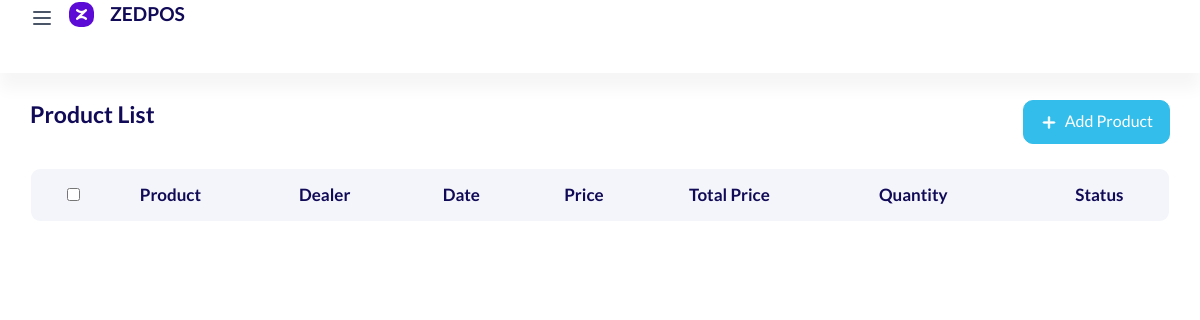
Before: /warehouse/list/ with the older database file.
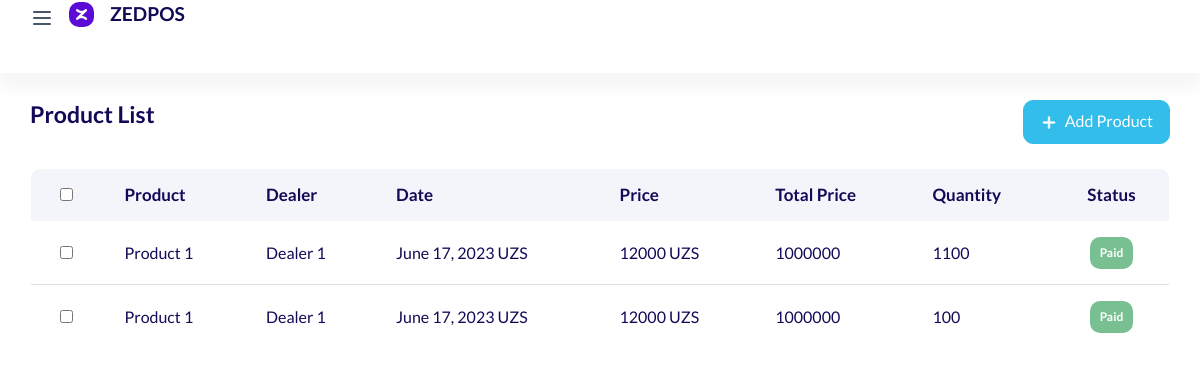
After: the same page with the newer database file.
### warehouse/models.py (models this page shows, shortened)
class Warehouse(models.Model):
    STATUS = (
        ('Paid', "Paid"),
        ('Unpaid', 'Unpaid'),
    )
    product = models.ForeignKey(Product, on_delete=models.CASCADE, null=True, blank=True)
    dealer_id = models.ForeignKey(Dealer, on_delete=models.CASCADE)
    date = models.DateField()
    quantity = models.IntegerField(null=True)
    total_price = models.IntegerField()
    price = models.IntegerField()
    status = models.CharField(max_length=50, choices=STATUS)

### product/models.py (models this page shows, shortened)
class Product(models.Model):
    code = models.IntegerField(null=True)
    name = models.CharField(max_length=50)
    arrival_price = models.IntegerField()
    price = models.IntegerField()
    measure = models.ForeignKey(Measure, on_delete=models.SET_NULL, null=True)
    quantity = models.FloatField(null=True)
    is_active = models.BooleanField(default=True)
    count = models.IntegerField(null=True, blank=True, default=0)

### dealer/models.py (models this page shows, shortened)
class Dealer(models.Model):
    name = models.CharField(max_length=50)
    phone_num = models.CharField(max_length=50, null=True)

### warehouse/views.py (the view)
# urls.py: path('list/', warehouse),
def warehouse(request):
    data = {
        "items": Warehouse.objects.all()
    }
    return render(request, "products/warehouse.html", data)

### templates/products/warehouse.html (shortened to what this page needs)
<!doctype html>
{% load static %}
<html lang="en">
  <head>
      <link rel="stylesheet" href="{% static 'assets/css/css.css' %}">
      <link rel="stylesheet" href="{% static 'assets/css/backend-plugin.min.css' %}">
      <link rel="stylesheet" href="{% static 'assets/css/backend.css' %}">
      <link rel="stylesheet" href="{% static 'assets/vendor/@fortawesome/fontawesome-free/css/all.min.css' %}">
      <link rel="stylesheet" href="{% static 'assets/vendor/line-awesome/dist/line-awesome/css/line-awesome.min.css' %}">
      <link rel="stylesheet" href="{% static 'assets/vendor/remixicon/fonts/remixicon.css' %}">  </head>
  <body class="  ">
    <div class="wrapper">
                <div class="iq-top-navbar">
          <div class="iq-navbar-custom">
              <nav class="navbar navbar-expand-lg navbar-light p-0">
                  <div class="iq-navbar-logo d-flex align-items-center justify-content-between">
                      <i class=" wrapper-menu"><?xml version="1.0" ?><svg fill="none" height="24" viewBox="0 0 24 24" width="24" xmlns="http://www.w3.org/2000/svg"><path d="M4 6H20M4 12H20M4 18H20" stroke="#4A5568" stroke-linecap="round" stroke-linejoin="round" stroke-width="2"/></svg></i>
                      <a href="../index.html" class="header-logo">
                          <img src="{% static 'zed.png' %}" class="img-fluid rounded-normal" alt="logo">
                          <h5 class="logo-title ml-3">ZEDPOS</h5>
                      </a>
                  </div>
              </nav>
          </div>
      </div>
      <div class="content-page">
     <div class="container-fluid">
        <div class="row">
            <div class="col-lg-12">
                <div class="d-flex flex-wrap flex-wrap align-items-center justify-content-between mb-4">
                    <div>
                        <h4 class="mb-3">Product List</h4>
                    </div>
                    <a href="/warehouse/add/" class="btn btn-primary add-list">Add Product</a>
                </div>
            </div>
            <div class="col-lg-12">
                <div class="table-responsive rounded mb-3">
                <table class="data-table table mb-0 tbl-server-info">
                    <thead class="bg-white text-uppercase">
                        <tr class="ligth ligth-data">
                            <th>
                                <div class="checkbox d-inline-block">
                                    <input type="checkbox" class="checkbox-input" id="checkbox1">
                                </div>
                            </th>
                            <th>Product</th>
                            <th>Dealer</th>
                            <th>Date</th>
                            <th>Price</th>
                            <th>Total Price</th>
                            <th>Quantity</th>
                            <th>Status</th>
                        </tr>
                    </thead>
                    <tbody class="ligth-body">
                    {% for p in items %}
                        <tr>
                            <td>
                                <div class="checkbox d-inline-block">
                                    <input type="checkbox" class="checkbox-input" id="checkbox2">
                                </div>
                            </td>
                            <td>
                                <div class="d-flex align-items-center">
                                    <div>
                                        {{ p.product.name }}
                                    </div>
                                </div>
                            </td>
                            <td>{{ p.dealer_id.name }}</td>
                            <td>{{ p.date }} UZS</td>
                            <td>{{ p.price }} UZS</td>
                            <td>{{ p.total_price }}</td>
                            <td>{{ p.quantity }}</td>
                            {% if p.status == "Paid" %}
                            <td><div class="badge badge-success">Paid</div></td>
                            {% else %}
                            <td><div class="badge badge-warning">Unpaid</div></td>
                            {% endif %}
                        </tr>
                    {% endfor %}
                    </tbody>
                </table>
                </div>
            </div>
        </div>
    </div>
  </body>
</html>

### static/assets/css/css.css (style rules this page uses)
.btn { background-color: #5c0bd6; border: 2px solid #5c0bd6; }

Changed rows visible on the page:
added Warehouse: product.name "Product 1", dealer_id.name "Dealer 1", date "June 17, 2023", price "12000", total_price "1000000", quantity "1100", status "Paid"
added Warehouse: product.name "Product 1", dealer_id.name "Dealer 1", date "June 17, 2023", price "12000", total_price "1000000", quantity "100", status "Paid"
